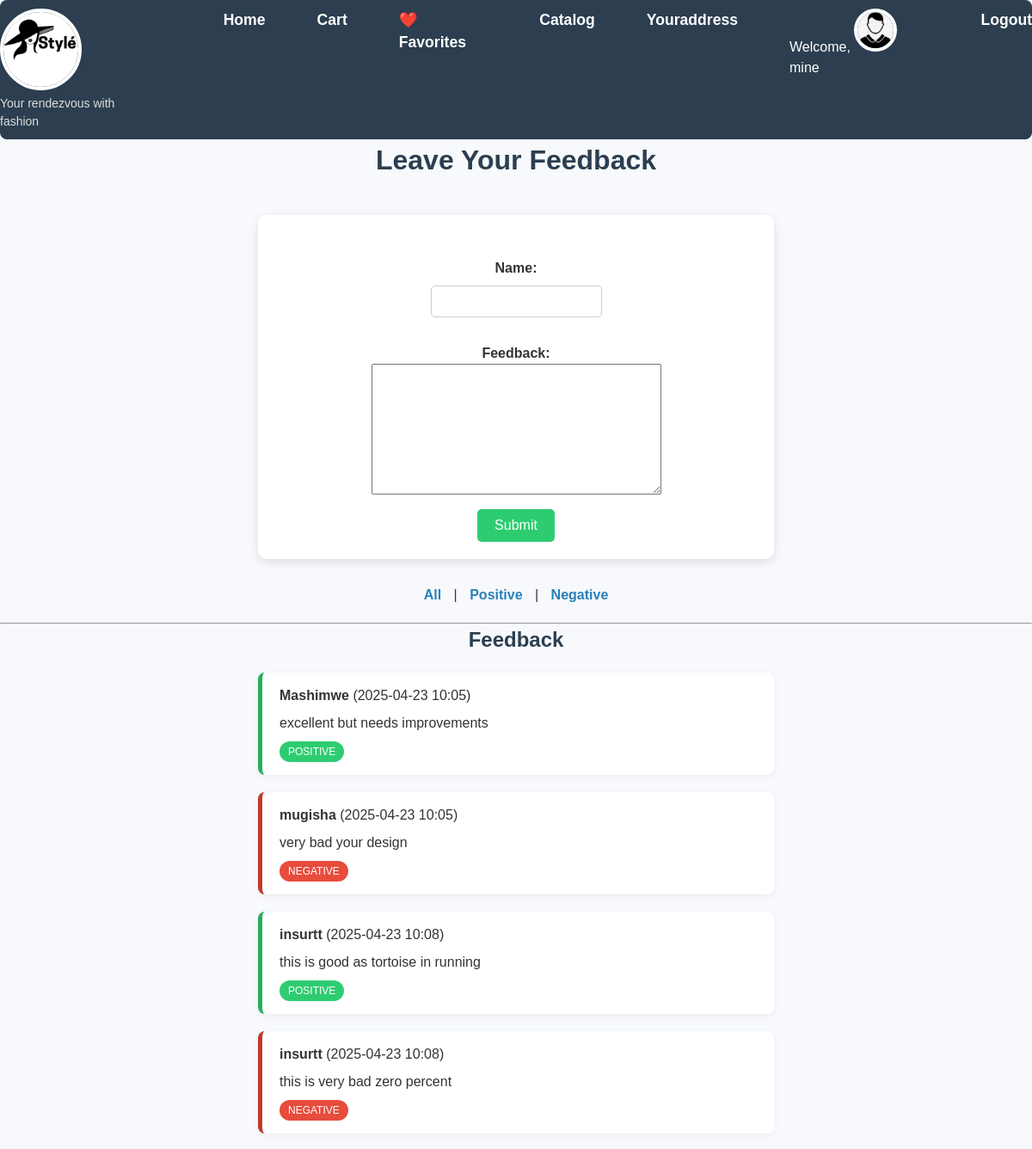
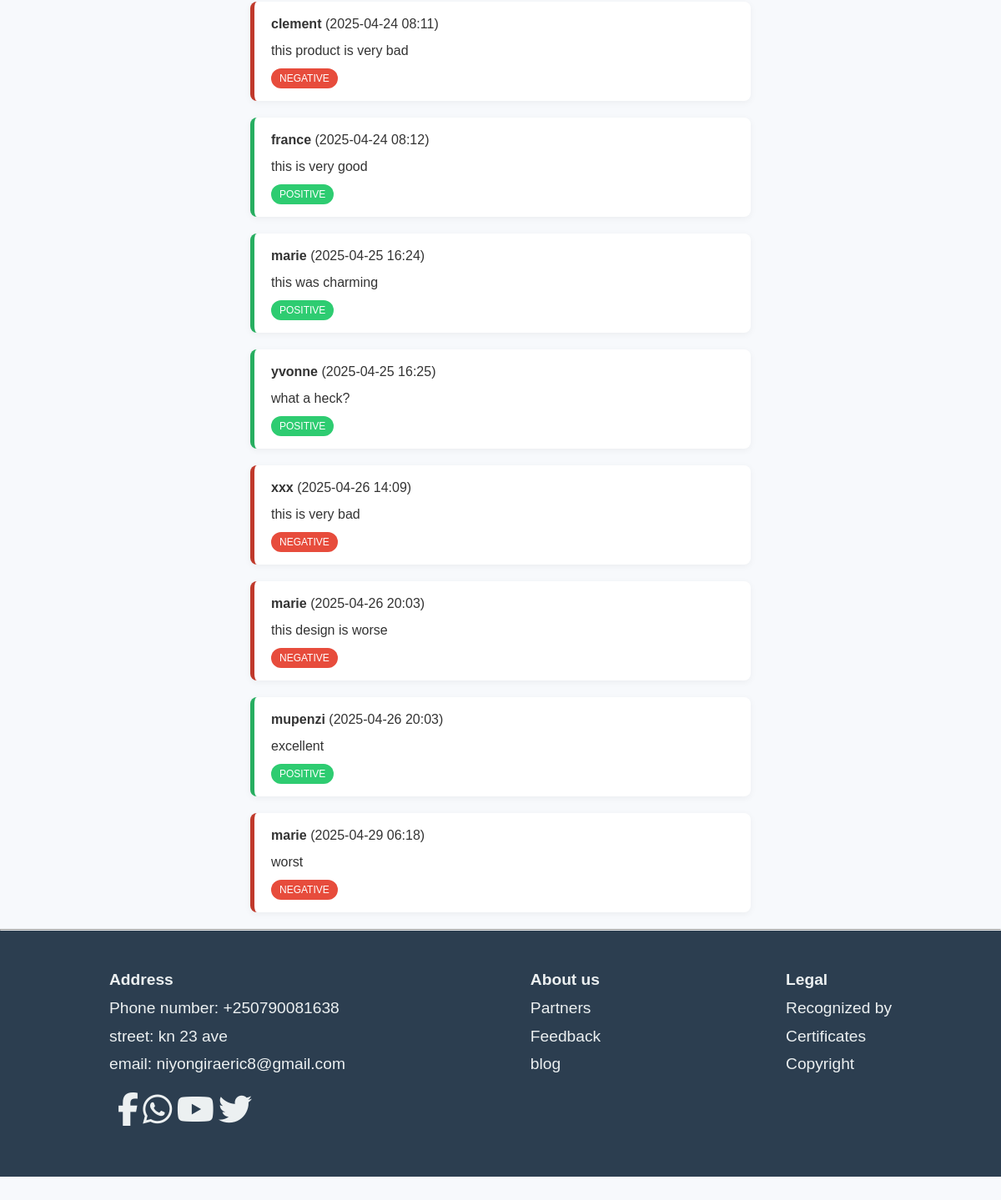
The app's page /store/feedback/ (signed in) with its own data (2 pictures, top to bottom).
### store/models.py (models this page shows, shortened)
class User(AbstractUser):
    firstname = models.CharField(max_length=30)
    phonenumber = models.CharField(max_length=15)
    profile_image = models.ImageField(upload_to='profile_images/', null=True, blank=True)

class Feedback(models.Model):
    SENTIMENT_CHOICES = [
        ('positive', 'Positive'),
        ('negative', 'Negative'),
    ]
    name = models.CharField(max_length=100)
    date = models.DateTimeField(default=timezone.now)
    feedback = models.TextField()
    sentiment = models.CharField(max_length=10, choices=SENTIMENT_CHOICES, blank=True)

### store/views.py (the view)
# urls.py: path('feedback/', views.feedback_view, name='feedback'),
def feedback_view(request):
    if request.method == 'POST':
        form = FeedbackForm(request.POST)
        if form.is_valid():
            instance = form.save(commit=False)
            instance.sentiment = analyze_sentiment(instance.feedback)
            instance.save()
            return redirect('feedback')  # Name of your feedback URL
    else:
        form = FeedbackForm()
    sentiment_filter = request.GET.get('sentiment')
    if sentiment_filter:
        feedbacks = Feedback.objects.filter(sentiment=sentiment_filter)
    else:
        feedbacks = Feedback.objects.all()
    return render(request, 'store/feedback.html', {'form': form, 'feedbacks': feedbacks})

### store/forms.py
class FeedbackForm(forms.ModelForm):
    class Meta:
        model = Feedback
        fields = ['name', 'feedback']

### store/templates/store/feedback.html (shortened to what this page needs)
{% load static %}
<!DOCTYPE html>
<html>
<head>
    <link rel="stylesheet" href="{% static 'store/feedback.css' %}"/>
    <link rel="stylesheet" href="{% static 'store/homestyles.css' %}?v={{ timestamp }}">
    <link rel="stylesheet" href="https://cdnjs.cloudflare.com/ajax/libs/font-awesome/6.5.0/css/all.min.css">
</head>
<body>
    <header class="links">
        <nav>
            <li style="margin-right: 20px; list-style: none;">
                <div style="display: flex; flex-direction: column; align-items: flex-start;">
                    <img src="{% static 'images/Stylé.png' %}" alt="Stylé Logo" style="height: 95px; width: 95px; object-fit: contain;">
                    <span style="font-size: 14px; color: #ddd; margin-top: 5px;">Your rendezvous with fashion</span>
                </div>
            </li>
            <li><a href="{% url 'home' %}">Home</a></li>
            {% if user.is_authenticated %}
            <li><a href="{% url 'cart' %}">Cart</a></li>
            <li><a href="{% url 'favorites' %}">❤️ Favorites</a></li>
            <li><a href="{% url 'catalog' %}">Catalog</a></li>
            <li><a href="{% url 'your_address' %} ">Youraddress</a></li>
            <li style="margin-left:auto; color:white;">Welcome,
                <a href="{% url 'user_profile' %}">
                    {% if user.profile_image %}
                        <img src="{{ user.profile_image.url }}" alt="Profile" class="category-image">
                    {% else %}
                        <img src="{% static 'images/menuser.png' %}" alt="Default Profile" class="category-image">
                    {% endif %}
                </a>  {{ user.username }}
            </li>
            <li><a href="{% url 'logout' %}">Logout</a></li>
            {% else %}
            <li style="margin-left:auto;"><a href="{% url 'login' %}">Sign in</a></li>
            {% endif %}
        </nav>
    </header>
    <h1>Leave Your Feedback</h1>
    <form method="POST">
        {{ form.as_p }}
        <button type="submit">Submit</button>
    </form>
    <div class="filters">
        <a href="?">All</a> |
        <a href="?sentiment=positive">Positive</a> |
        <a href="?sentiment=negative">Negative</a>
    </div>
    <hr>
    <h2>Feedback</h2>
    {% for fb in feedbacks %}
        <div class="feedback {{ fb.sentiment }}">
            <strong>{{ fb.name }}</strong> ({{ fb.date|date:"Y-m-d H:i" }})<br>
            <p>{{ fb.feedback }}</p>
            <span class="tag">{{ fb.sentiment|title }}</span>
        </div>
    {% empty %}
        <p>No feedback yet.</p>
    {% endfor %}
    <hr>
    <footer class="address">
        <div>
            <p class="darker">Address</p>
            <p>Phone number: +250790081638</p>
            <p>street: kn 23 ave</p>
            <p>email: niyongiraeric8@gmail.com</p>
            <div class="social-icons">
                <a href="https://facebook.com" target="_blank"><i class="fab fa-facebook-f"></i></a>
                <a href="https://wa.me/250790081638" target="_blank"><i class="fab fa-whatsapp"></i></a>
                <a href="https://youtube.com" target="_blank"><i class="fab fa-youtube"></i></a>
                <a href="https://twitter.com" target="_blank"><i class="fab fa-twitter"></i></a>
            </div>
        </div>
        <div>
            <p class="darker">About us</p>
            <p><a href="{% url 'partners' %}">Partners</a></p>
            <p><a href="{% url 'feedback' %}">Feedback</a></p>
            <p><a href="{% url 'blog_list' %}">blog</a></p>
        </div>
        <div>
            <p class="darker">Legal</p>
            <p>Recognized by</p>
            <p>Certificates</p>
            <p>Copyright</p>
        </div>
    </footer>
</body>
</html>

### store/static/store/feedback.css (style rules this page uses)
body { font-family: 'Segoe UI', Tahoma, Geneva, Verdana, sans-serif; background: #f7f9fc; margin: 0; padding: 0; color: #333; }
h1, h2 { text-align: center; color: #2c3e50; }
form { max-width: 600px; margin: 30px auto; padding: 20px; background: #fff; border-radius: 10px; box-shadow: 0 4px 12px rgba(0,0,0,0.1); }
form button { background-color: #2ecc71; color: white; border: none; padding: 10px 20px; font-size: 16px; cursor: pointer; border-radius: 5px; margin-top: 10px; }
.filters { text-align: center; margin: 20px 0; }
.filters a { color: #2980b9; text-decoration: none; font-weight: bold; margin: 0 10px; }
.feedback { max-width: 600px; margin: 20px auto; padding: 15px 20px; background: #fff; border-left: 5px solid #ccc; border-radius: 8px; box-shadow: 0 2px 8px rgba(0,0,0,0.05); }
.feedback p { margin: 8px 0; }
.feedback.positive { border-left-color: #27ae60; }
.feedback.negative { border-left-color: #c0392b; }
.tag { display: inline-block; background: #bdc3c7; color: white; padding: 3px 10px; border-radius: 20px; font-size: 12px; text-transform: uppercase; }
.feedback.positive .tag { background: #2ecc71; }
.feedback.negative .tag { background: #e74c3c; }
footer.address { display: flex; justify-content: space-around; padding: 30px; background: #2c3e50; color: #ecf0f1; flex-wrap: wrap; }
footer.address div { margin: 10px; }
footer.address p, footer.address a { margin: 5px 0; color: #ecf0f1; text-decoration: none; }
.darker { font-weight: bold; color: #ffffff; margin-bottom: 10px; }

### store/static/store/homestyles.css (style rules this page uses)
* { margin: 0; padding: 0; box-sizing: border-box; }
body { color: #333; line-height: 1.5; }
header { background-color: #2c3e50; padding: 10px 0; border-radius: 8px; position: sticky; top: 0; z-index: 1000; }
header nav { display: flex; justify-content: center; gap: 60px; list-style: none; }
header nav a { color: #fff; text-decoration: none; font-weight: bold; font-size: 1.1em; transition: color 0.3s ease; align-content: bottom; }
header img { width: 50px; height: 50px; border-radius: 50%; border: 4px solid white; }
.address { display: flex; justify-content: center; gap: 20px; font-family: 'Pacifico', cursive; font-size: 1.2em; color: #2e7d32; margin-bottom: 30px; }
body form { display: grid; place-items: center; min-height: 50vh; }
.darker { font-weight: bold; }
a { text-decoration: none; }
form { display: flex; justify-content: center; margin-top: 40px; flex-grow: 1; }
form label { display: block; margin-top: 15px; font-weight: bold; color: #333; }
form input[type="text"], form input[type="email"], form input[type="password"], form input[type="file"] { width: 100%; padding: 10px; margin-top: 8px; border: 1px solid #ccc; border-radius: 5px; }
form p { margin-top: 15px; text-align: center; }
* { margin: 0; padding: 0; box-sizing: border-box; font-family: 'Spartan',sans-serif; }
header { background-color: #2c3e50; padding: 10px 0; border-radius: 8px; }
header nav a { color: #fff; text-decoration: none; font-weight: bold; font-size: 1.1em; transition: color 0.3s ease; }
header img { width: 50px; height: 50px; border-radius: 50px; }
.address { display: flex; justify-content: space-around; padding: 0px; background: #2c3e50; color: #ecf0f1; flex-wrap: wrap; }
.address div { margin: 5px; }
.address p, .address a { margin: 5px 0; color: #ecf0f1; text-decoration: none; }
.darker { font-weight: bold; color: #ffffff; margin-bottom: 10px; }
.social-icons { margin-top: 10px; }
.social-icons a { margin-right: 10px; font-size: 40px; color: #ffffff; text-decoration: none; transition: color 0.3s ease; }

### records on screen
User: username "mine"
Feedback: name "Mashimwe", date "2025-04-23 10:05", feedback "excellent but needs improvements", sentiment "POSITIVE"
Feedback: name "mugisha", date "2025-04-23 10:05", feedback "very bad your design", sentiment "NEGATIVE"
Feedback: name "insurtt", date "2025-04-23 10:08", feedback "this is good as tortoise in running", sentiment "POSITIVE"
Feedback: name "insurtt", date "2025-04-23 10:08", feedback "this is very bad zero percent", sentiment "NEGATIVE"
Feedback: name "clement", date "2025-04-24 08:11", feedback "this product is very bad", sentiment "NEGATIVE"
Feedback: name "france", date "2025-04-24 08:12", feedback "this is very good", sentiment "POSITIVE"
Feedback: name "marie", date "2025-04-25 16:24", feedback "this was charming", sentiment "POSITIVE"
Feedback: name "yvonne", date "2025-04-25 16:25", feedback "what a heck?", sentiment "POSITIVE"
Feedback: name "xxx", date "2025-04-26 14:09", feedback "this is very bad", sentiment "NEGATIVE"
Feedback: name "marie", date "2025-04-26 20:03", feedback "this design is worse", sentiment "NEGATIVE"
Feedback: name "mupenzi", date "2025-04-26 20:03", feedback "excellent", sentiment "POSITIVE"
Feedback: name "marie", date "2025-04-29 06:18", feedback "worst", sentiment "NEGATIVE"
